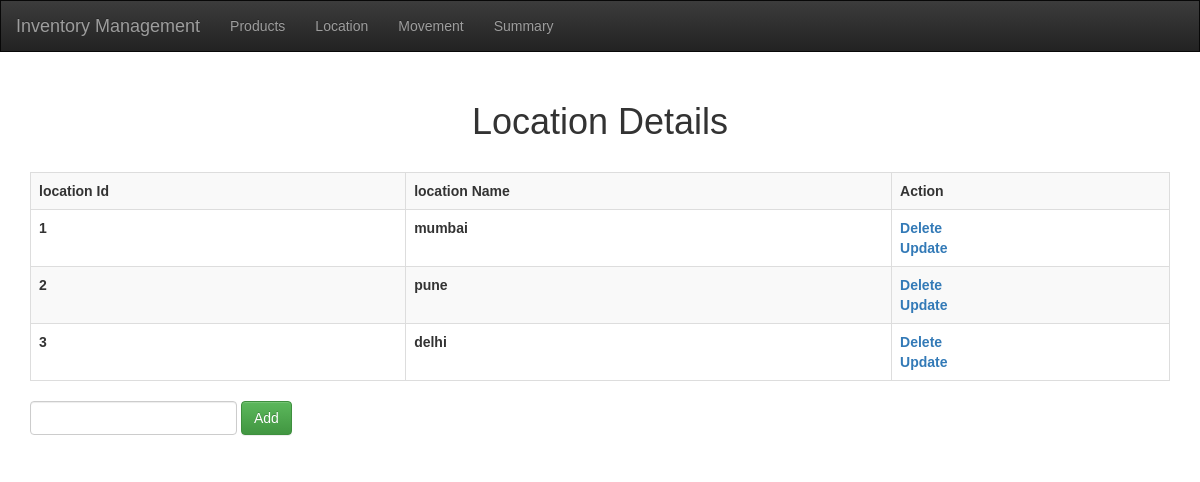
Page /location on the earlier database version.
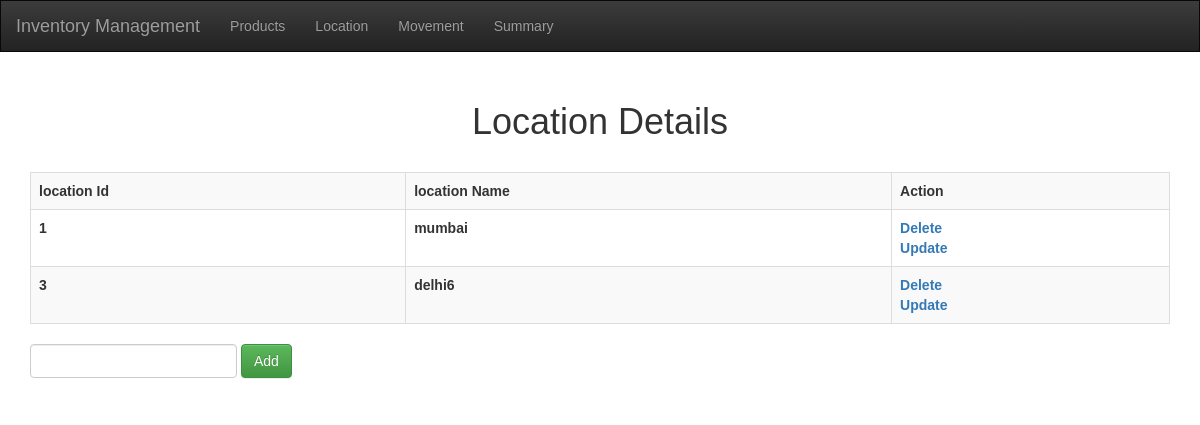
Same page on the later database version.
### app.py (models this page shows, shortened)
class Location(db.Model):
    location_id = db.Column(db.Integer, primary_key=True)
    location = db.Column(db.String, nullable=False)

### app.py (the view)
@app.route("/location", methods=['POST','GET'])
def location():
    msg= None
    if request.method=='POST' and request.form['locationname'] not in [None, '', ' ']:
        name =  request.form['locationname']
        new_location= Location(location= name)
        try:
            db.session.add(new_location)
            db.session.commit()
            return redirect('/location')
        except:
            return 'There is some issue in adding new location. '
    elif request.method=='POST' and request.form['locationname'] in [None, '', ' ']:
        msg="This field is required!!!!!"
        tasks = Location.query.order_by(Location.location_id).all()
        return render_template('location.html', tasks=tasks, msg=msg)
    else:
        tasks = Location.query.order_by(Location.location_id).all()
        return render_template('location.html', tasks=tasks)

### template/location.html (shortened to what this page needs)
{% extends 'base.html'%}
{% block body %}
<div class="container">
    <h1 class="headerStyle">Location Details</h1>
    {% if tasks|length < 1 %}
      <h4 class="headerStyle" >There is no location. Add one below! </h4>
    {% else %}
     <table class="table table-striped table-bordered">
       <tr>
          <th>
              location Id
            </th>
            <th>
              location Name
            </th>
            <th>
              Action
            </th>
       </tr>
       {% for task in tasks %}
       <tr>
         <th>
           {{task.location_id}}</th>
         <th>{{task.location}}</th>
         <th>
           <a href="/dellocation/{{task.location_id}}"> Delete </a>
            <br>
           <a href="/updatelocation/{{task.location_id}}"> Update </a>
         </th>
       </tr>
       {% endfor %}
     </table>
  {% endif %}
     <form class="form-inline" action="/location" method="POST">
        <div class="form-group">
          <input class="form-control" type="text" name="locationname">
        </div>
        <div class="form-group">
           <input type="submit" class="btn btn-success" value="Add">
        </div>
     </form>
  </div>
{% endblock %}

Differences in the rows shown:
removed Location: location_id "2", location "pune"
changed Location id 3: location "delhi" → "delhi6"
